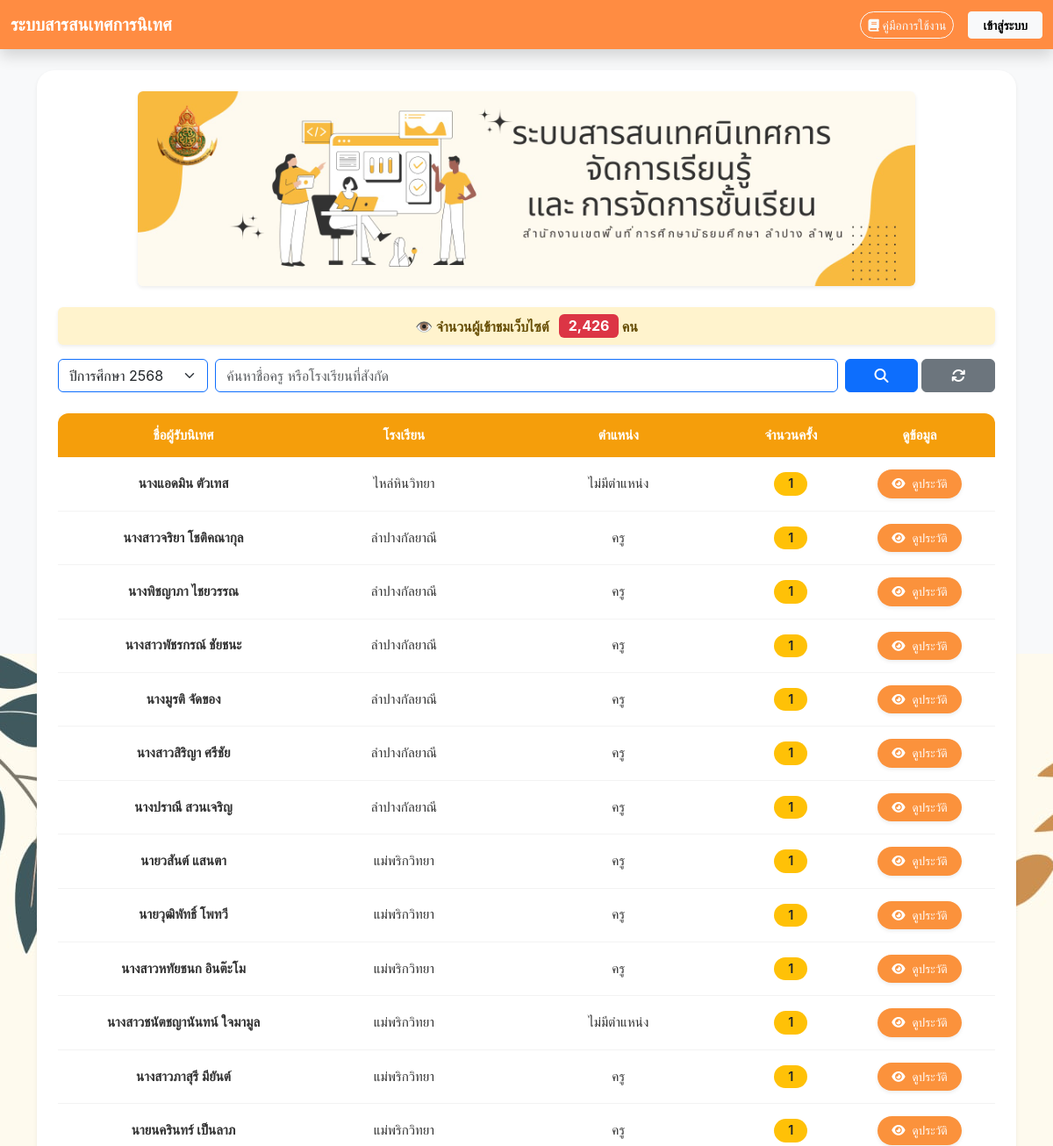
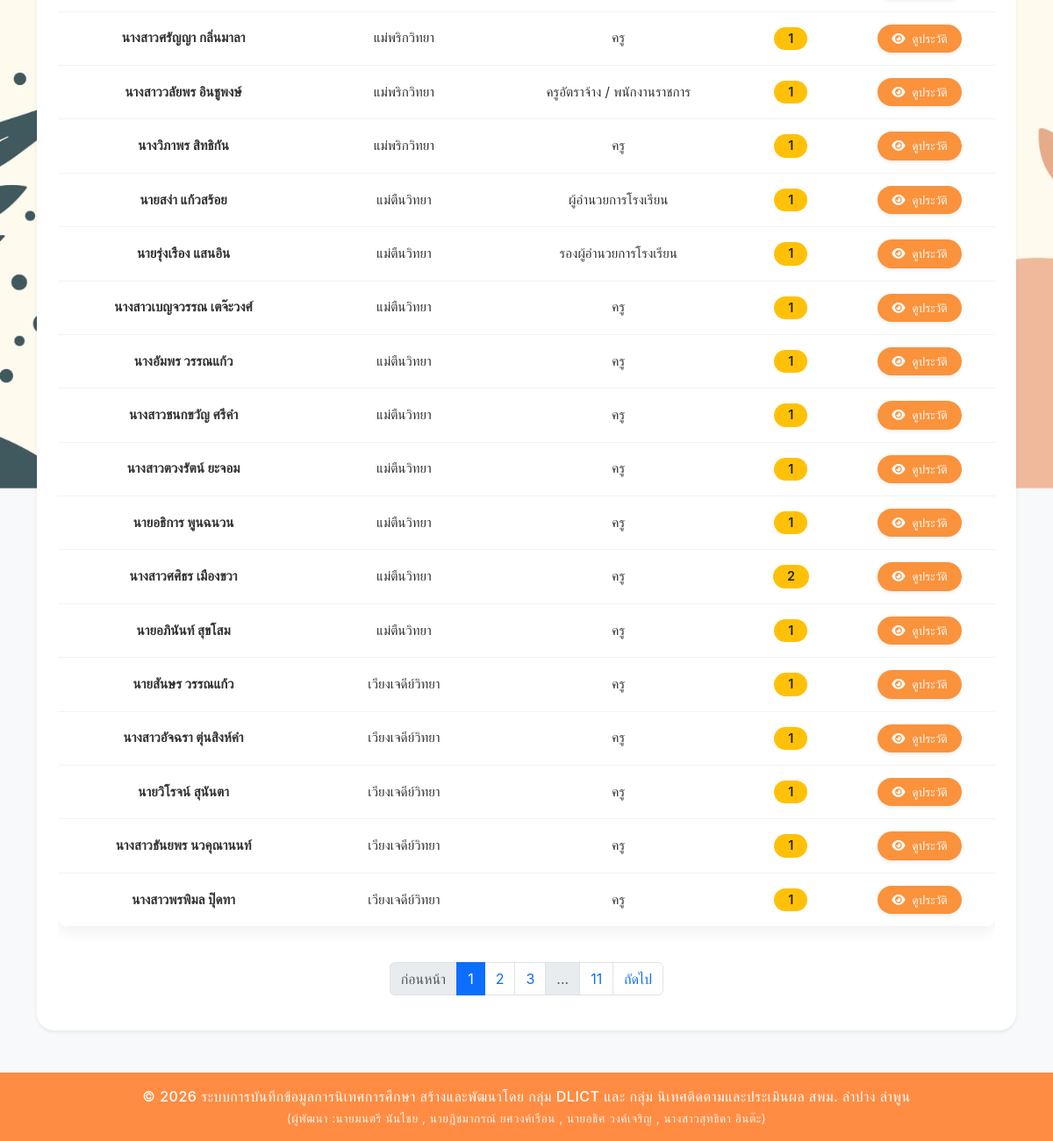
/index.php?academic_year=2568, run on the app's committed database (2 pictures, top to bottom).
### tables this page shows
CREATE TABLE `site_views` (
  `id` int(11) NOT NULL,
  `total_views` int(11) NOT NULL DEFAULT 0
);

CREATE TABLE `teacher` (
  `office_id` varchar(10) NOT NULL COMMENT 'รหัสสำนักงาน',
  `school_id` varchar(10) NOT NULL COMMENT 'รหัสโรงเรียน',
  `t_pid` varchar(13) NOT NULL COMMENT 'รหัสบัตร ปชช. ครู',
  `prefix_id` varchar(10) NOT NULL COMMENT 'รหัสคำนำหน้าชื่อ',
  `f_name` varchar(100) DEFAULT NULL COMMENT 'ชื่อ',
  `m_name` varchar(100) DEFAULT NULL COMMENT 'ชื่อกลาง',
  `l_name` varchar(100) DEFAULT NULL COMMENT 'นามสกุล',
  `subjectgroup_id` int(11) DEFAULT NULL,
  `position_id` int(11) NOT NULL COMMENT 'รหัสประเภท',
  `rank_id` int(11) DEFAULT NULL COMMENT 'รหัสวิทยฐานะ'
);

CREATE TABLE `school` (
  `school_id` varchar(10) NOT NULL COMMENT 'รหัสโรงเรียน',
  `school_name` varchar(255) DEFAULT NULL COMMENT 'ชื่อโรงเรียน'
);

CREATE TABLE `position` (
  `position_id` int(11) NOT NULL,
  `position_name` varchar(255) DEFAULT NULL
);

### index.php (the view, shortened to what this page needs)
<?php
require_once 'config/db_connect.php';
$stmt = $conn->prepare("SELECT total_views FROM site_views LIMIT 1");
$stmt->execute();
$views = $stmt->fetchColumn();
$limit  = 30;
$page   = (isset($_GET['page']) && is_numeric($_GET['page'])) ? (int)$_GET['page'] : 1;
$page   = max($page, 1);
$offset = ($page - 1) * $limit;
$search_name   = $_GET['search_name'] ?? '';
$selected_year = $_GET['academic_year'] ?? '';
$year_sql = "
    SELECT DISTINCT academic_year FROM supervision_sessions WHERE academic_year IS NOT NULL
    UNION
    SELECT DISTINCT academic_year FROM quick_win WHERE academic_year IS NOT NULL
    ORDER BY academic_year DESC
";
$stmt_year = $conn->prepare($year_sql);
$stmt_year->execute();
$academic_years = $stmt_year->fetchAll(PDO::FETCH_COLUMN);
try {
    $count_sql = "
        SELECT COUNT(DISTINCT t.t_pid)
        FROM teacher t
        WHERE (
            t.t_pid IN (SELECT t_pid FROM supervision_sessions WHERE deleted_at IS NULL " . (!empty($selected_year) ? " AND academic_year = :year " : "") . ")
            OR
            t.t_pid IN (SELECT t_pid FROM quick_win WHERE deleted_at IS NULL " . (!empty($selected_year) ? " AND academic_year = :year " : "") . ")
        )
    ";
    $count_params = [];
    if (!empty($selected_year)) {
        $count_params[':year'] = $selected_year;
    }
    $stmt_count = $conn->prepare($count_sql);
    $stmt_count->execute($count_params);
    $total_rows  = (int)$stmt_count->fetchColumn();
    $total_pages = max(ceil($total_rows / $limit), 1);
    $sql = "
        SELECT
            t.t_pid AS teacher_t_pid,
            CONCAT(IFNULL(p.prefix_name,''), t.f_name,' ',t.l_name) AS teacher_full_name,
            pos.position_name AS teacher_position,
            s.school_name AS t_school,
            (SELECT COUNT(*) FROM supervision_sessions WHERE t_pid = t.t_pid AND deleted_at IS NULL " . (!empty($selected_year) ? " AND academic_year = :year " : "") . ") AS count_normal,
            (SELECT COUNT(*) FROM quick_win WHERE t_pid = t.t_pid AND deleted_at IS NULL " . (!empty($selected_year) ? " AND academic_year = :year " : "") . ") AS count_quickwin,
            GREATEST(
                IFNULL((SELECT MAX(supervision_date) FROM supervision_sessions WHERE t_pid = t.t_pid AND deleted_at IS NULL " . (!empty($selected_year) ? " AND academic_year = :year " : "") . "), '0000-00-00'),
                IFNULL((SELECT MAX(supervision_date) FROM quick_win WHERE t_pid = t.t_pid AND deleted_at IS NULL " . (!empty($selected_year) ? " AND academic_year = :year " : "") . "), '0000-00-00')
            ) AS latest_date
        FROM teacher t
        LEFT JOIN prefix p   ON t.prefix_id = p.prefix_id
        LEFT JOIN position pos ON t.position_id = pos.position_id
        LEFT JOIN school s   ON t.school_id = s.school_id
        WHERE (
            t.t_pid IN (SELECT t_pid FROM supervision_sessions WHERE deleted_at IS NULL " . (!empty($selected_year) ? " AND academic_year = :year " : "") . ")
            OR
            t.t_pid IN (SELECT t_pid FROM quick_win WHERE deleted_at IS NULL " . (!empty($selected_year) ? " AND academic_year = :year " : "") . ")
        )
    ";
    $sql .= " ORDER BY latest_date DESC LIMIT :limit OFFSET :offset";
    $stmt = $conn->prepare($sql);
    $stmt->bindValue(':limit', $limit, PDO::PARAM_INT);
    $stmt->bindValue(':offset', $offset, PDO::PARAM_INT);
    if (!empty($selected_year)) {
        $stmt->bindValue(':year', $selected_year, PDO::PARAM_INT);
    }
    $stmt->execute();
    $results = $stmt->fetchAll(PDO::FETCH_ASSOC);
} catch (PDOException $e) {
    die("Error: " . $e->getMessage());
}
?>
<!DOCTYPE html>
<html lang="th">
<head>
    <link href="https://cdn.jsdelivr.net/npm/bootstrap@5.3.3/dist/css/bootstrap.min.css" rel="stylesheet">
    <link rel="stylesheet" href="https://cdnjs.cloudflare.com/ajax/libs/font-awesome/6.5.0/css/all.min.css">
    <link rel="stylesheet" href="css/styles.css">
    <link rel="stylesheet" href="css/index.css">
    <link rel="stylesheet" href="css/table_teacher.css">
</head>
<body class="bg-light">
    <?php include 'navbar.php'; ?>
    <div class="container mt-4 mb-5">
        <div class="card border-0 shadow-sm p-4">
            <div class="row justify-content-center mb-4">
                <div class="col-12 col-lg-10">
                    <div class="text-center">
                        <img src="images/banner.png"
                            class="img-fluid rounded shadow-sm"
                            style="width: 100%; max-height: 250px; object-fit: contain; background-color: #fff;">
                    </div>
                </div>
            </div>
            <div class="alert alert-warning text-center fw-bold py-2 shadow-sm border-0">
                👁️ จำนวนผู้เข้าชมเว็บไซต์
                <span class="badge bg-danger fs-6 ms-2"><?= number_format($views); ?></span> คน
            </div>
            <form method="GET" class="mb-4" id="filterForm">
                <div class="row g-2">
                    <div class="col-md-2">
                        <select name="academic_year" class="form-select border-primary" onchange="this.form.submit();">
                            <?php foreach ($academic_years as $year): ?>
                                <option value="<?= $year ?>" <?= ($selected_year == $year) ? 'selected' : '' ?>>ปีการศึกษา <?= $year ?></option>
                            <?php endforeach; ?>
                        </select>
                    </div>
                    <div class="col-md-8">
                        <input type="text" name="search_name" class="form-control border-primary" placeholder="ค้นหาชื่อครู หรือโรงเรียนที่สังกัด" value="<?= htmlspecialchars($search_name) ?>">
                    </div>
                    <div class="col-md-2 d-flex gap-1">
                        <button class="btn btn-primary w-100"><i class="fas fa-search"></i></button>
                        <a href="index.php" class="btn btn-secondary w-100"><i class="fas fa-sync"></i></a>
                    </div>
                </div>
            </form>
            <div class="table-responsive" id="search-results">
                <table class="table table-hover align-middle teacher-table">
                    <thead class="table-light">
                        <tr>
                            <th class="text-center" style="min-width: 150px;">ชื่อผู้รับนิเทศ</th>
                            <th class="text-center" style="min-width: 150px;">โรงเรียน</th>
                            <th class="text-center" style="min-width: 120px;">ตำแหน่ง</th>
                            <th class="text-center">จำนวนครั้ง</th>
                            <th class="text-center">ดูข้อมูล</th>
                        </tr>
                    </thead>
                    <tbody>
                        <?php if (empty($results)): ?>
                            <tr>
                                <td colspan="5" class="text-center text-danger py-4">ไม่พบข้อมูลที่ค้นหา</td>
                            </tr>
                        <?php else: ?>
                            <?php foreach ($results as $row): ?>
                                <tr>
                                    <td class="text-center" data-label="ชื่อผู้รับนิเทศ"><strong><?= htmlspecialchars($row['teacher_full_name']) ?></strong></td>
                                    <td class="text-center" data-label="โรงเรียน"><?= htmlspecialchars($row['t_school']) ?></td>
                                    <td class="text-center" data-label="ตำแหน่ง"><?= htmlspecialchars($row['teacher_position']) ?></td>
                                    <td class="text-center" data-label="จำนวนครั้ง">
                                        <span class="badge rounded-pill bg-warning text-dark px-3">
                                            <?= $row['count_normal'] + $row['count_quickwin'] ?>
                                        </span>
                                    </td>
                                    <td class="text-center" data-label="ดูข้อมูล">
                                        <form action="session_details.php" method="POST">
                                            <button class="btn btn-info btn-sm px-3 text-white rounded-pill shadow-sm">
                                                <i class="fas fa-eye me-1"></i> ดูประวัติ
                                            </button>
                                        </form>
                                    </td>
                                </tr>
                            <?php endforeach; ?>
                        <?php endif; ?>
                    </tbody>
                </table>
            </div>
            <?php if ($total_pages > 1): ?>
                <nav class="mt-4">
                <ul class="pagination justify-content-center">
                    <?php
                    $queryString = http_build_query(['search_name' => $search_name, 'academic_year' => $selected_year]);
                    ?>
                    <li class="page-item <?= ($page <= 1) ? 'disabled' : '' ?>">
                        <a class="page-link" href="?page=<?= $page - 1 ?>&<?= $queryString ?>">ก่อนหน้า</a>
                    </li>
                    <?php
                    $window = 2;
                    for ($i = 1; $i <= $total_pages; $i++):
                        if ($i == 1 || $i == $total_pages || ($i >= $page - $window && $i <= $page + $window)):
                    ?>
                            <li class="page-item <?= ($i == $page) ? 'active' : '' ?>">
                                <a class="page-link" href="?page=<?= $i ?>&<?= $queryString ?>"><?= $i ?></a>
                            </li>
                    <?php
                        elseif ($i == $page - $window - 1 || $i == $page + $window + 1):
                    ?>
                            <li class="page-item disabled"><span class="page-link">...</span></li>
                    <?php
                        endif;
                    endfor;
                    ?>
                    <li class="page-item <?= ($page >= $total_pages) ? 'disabled' : '' ?>">
                        <a class="page-link" href="?page=<?= $page + 1 ?>&<?= $queryString ?>">ถัดไป</a>
                    </li>
                </ul>
                </nav>
            <?php endif; ?>
        </div>
    </div>
    <?php include 'footer.php'; ?>
</body>
</html>

### css/styles.css (style rules this page uses)
body { background-image: url('../images/bg001.jpg'); background-size: cover; background-repeat: no-repeat; background-position: center center; background-attachment: fixed; background-color: #f8f9fa; }

### css/index.css (style rules this page uses)
body { font-family: 'Inter', sans-serif; background: url('../images/bg001.jpg') no-repeat center center fixed; display: flex; flex-direction: column; min-height: 100vh; }
.card { border-radius: 20px; box-shadow: 0 8px 25px rgba(0, 0, 0, 0.1); }
.badge { transition: transform 0.2s ease; }

### css/table_teacher.css (style rules this page uses)
.teacher-table { border-radius: 12px; overflow: hidden; background-color: #ffffff; box-shadow: 0 6px 18px rgba(0, 0, 0, 0.06); }
.teacher-table thead th { background-color: #f59e0b; color: #ffffff; font-weight: 600; font-size: 0.95rem; text-align: center; padding: 14px 12px; border: none; white-space: nowrap; }
.teacher-table tbody td { padding: 14px 12px; vertical-align: middle; border-bottom: 1px solid #f3f3f3; font-size: 0.95rem; color: #333333; }
.teacher-table tbody tr { transition: background-color 0.25s ease; }
.teacher-table .badge { background-color: #fde68a; color: #92400e; padding: 6px 14px; font-size: 0.9rem; border-radius: 20px; font-weight: 600; }
.teacher-table .btn-info { background-color: #fb923c; border: none; color: #ffffff; border-radius: 18px; padding: 6px 14px; font-size: 0.85rem; transition: all 0.25s ease; }

### navbar.php (style rules this page uses)
:root { --primary-color: #ff8c42; }

### data on the page
site_views: total_views "2,426"
teacher: teacher_full_name "นางแอดมิน ตัวเทส", school.school_name "ไหล่หินวิทยา", position.position_name "ไม่มีตำแหน่ง", count_quickwin "1"
teacher: teacher_full_name "นางสาวจริยา โชติคณากุล", school.school_name "ลำปางกัลยาณี", position.position_name "ครู", count_quickwin "1"
teacher: teacher_full_name "นางพิชญาภา ไชยวรรณ", school.school_name "ลำปางกัลยาณี", position.position_name "ครู", count_quickwin "1"
teacher: teacher_full_name "นางสาวพัชรกรณ์ ชัยชนะ", school.school_name "ลำปางกัลยาณี", position.position_name "ครู", count_quickwin "1"
teacher: teacher_full_name "นางมูรติ จัดของ", school.school_name "ลำปางกัลยาณี", position.position_name "ครู", count_quickwin "1"
teacher: teacher_full_name "นางสาวสิริญา ศรีชัย", school.school_name "ลำปางกัลยาณี", position.position_name "ครู", count_quickwin "1"
teacher: teacher_full_name "นางปราณี สวนเจริญ", school.school_name "ลำปางกัลยาณี", position.position_name "ครู", count_quickwin "1"
teacher: teacher_full_name "นายวสันต์ แสนตา", school.school_name "แม่พริกวิทยา", position.position_name "ครู", count_quickwin "1"
teacher: teacher_full_name "นายวุฒิพัทธิ์ โพทวี", school.school_name "แม่พริกวิทยา", position.position_name "ครู", count_quickwin "1"
teacher: teacher_full_name "นางสาวหทัยชนก อินต๊ะโม", school.school_name "แม่พริกวิทยา", position.position_name "ครู", count_quickwin "1"
teacher: teacher_full_name "นางสาวชนัตชญานันทน์ ใจมามูล", school.school_name "แม่พริกวิทยา", position.position_name "ไม่มีตำแหน่ง", count_quickwin "1"
teacher: teacher_full_name "นางสาวภาสุรี มียันต์", school.school_name "แม่พริกวิทยา", position.position_name "ครู", count_quickwin "1"
teacher: teacher_full_name "นายนครินทร์ เป็นลาภ", school.school_name "แม่พริกวิทยา", position.position_name "ครู", count_quickwin "1"
teacher: teacher_full_name "นางสาวศรัญญา กลิ่นมาลา", school.school_name "แม่พริกวิทยา", position.position_name "ครู", count_quickwin "1"
teacher: teacher_full_name "นางสาววลัยพร อินชูพงษ์", school.school_name "แม่พริกวิทยา", position.position_name "ครูอัตราจ้าง / พนักงานราชการ", count_quickwin "1"
teacher: teacher_full_name "นางวิภาพร สิทธิกัน", school.school_name "แม่พริกวิทยา", position.position_name "ครู", count_quickwin "1"
teacher: teacher_full_name "นายสง่า แก้วสร้อย", school.school_name "แม่ตืนวิทยา", position.position_name "ผู้อำนวยการโรงเรียน", count_quickwin "1"
teacher: teacher_full_name "นายรุ่งเรือง แสนอิน", school.school_name "แม่ตืนวิทยา", position.position_name "รองผู้อำนวยการโรงเรียน", count_quickwin "1"
teacher: teacher_full_name "นางสาวเบญจวรรณ เตจ๊ะวงศ์", school.school_name "แม่ตืนวิทยา", position.position_name "ครู", count_quickwin "1"
teacher: teacher_full_name "นางอัมพร วรรณแก้ว", school.school_name "แม่ตืนวิทยา", position.position_name "ครู", count_quickwin "1"
teacher: teacher_full_name "นางสาวชนกขวัญ ศรีคำ", school.school_name "แม่ตืนวิทยา", position.position_name "ครู", count_quickwin "1"
teacher: teacher_full_name "นางสาวตวงรัตน์ ยะจอม", school.school_name "แม่ตืนวิทยา", position.position_name "ครู", count_quickwin "1"
teacher: teacher_full_name "นายอธิการ พูนฉนวน", school.school_name "แม่ตืนวิทยา", position.position_name "ครู", count_quickwin "1"
teacher: teacher_full_name "นางสาวศศิธร เมืองขวา", school.school_name "แม่ตืนวิทยา", position.position_name "ครู", count_quickwin "2"
teacher: teacher_full_name "นายอภินันท์ สุขโสม", school.school_name "แม่ตืนวิทยา", position.position_name "ครู", count_quickwin "1"
teacher: teacher_full_name "นายสันษร วรรณแก้ว", school.school_name "เวียงเจดีย์วิทยา", position.position_name "ครู", count_quickwin "1"
teacher: teacher_full_name "นางสาวอัจฉรา ตุ่นสิงห์คำ", school.school_name "เวียงเจดีย์วิทยา", position.position_name "ครู", count_quickwin "1"
teacher: teacher_full_name "นายวิโรจน์ สุนันตา", school.school_name "เวียงเจดีย์วิทยา", position.position_name "ครู", count_quickwin "1"
teacher: teacher_full_name "นางสาวธันยพร นวคุณานนท์", school.school_name "เวียงเจดีย์วิทยา", position.position_name "ครู", count_quickwin "1"
teacher: teacher_full_name "นางสาวพรพิมล ปุ๊ดทา", school.school_name "เวียงเจดีย์วิทยา", position.position_name "ครู", count_quickwin "1"
